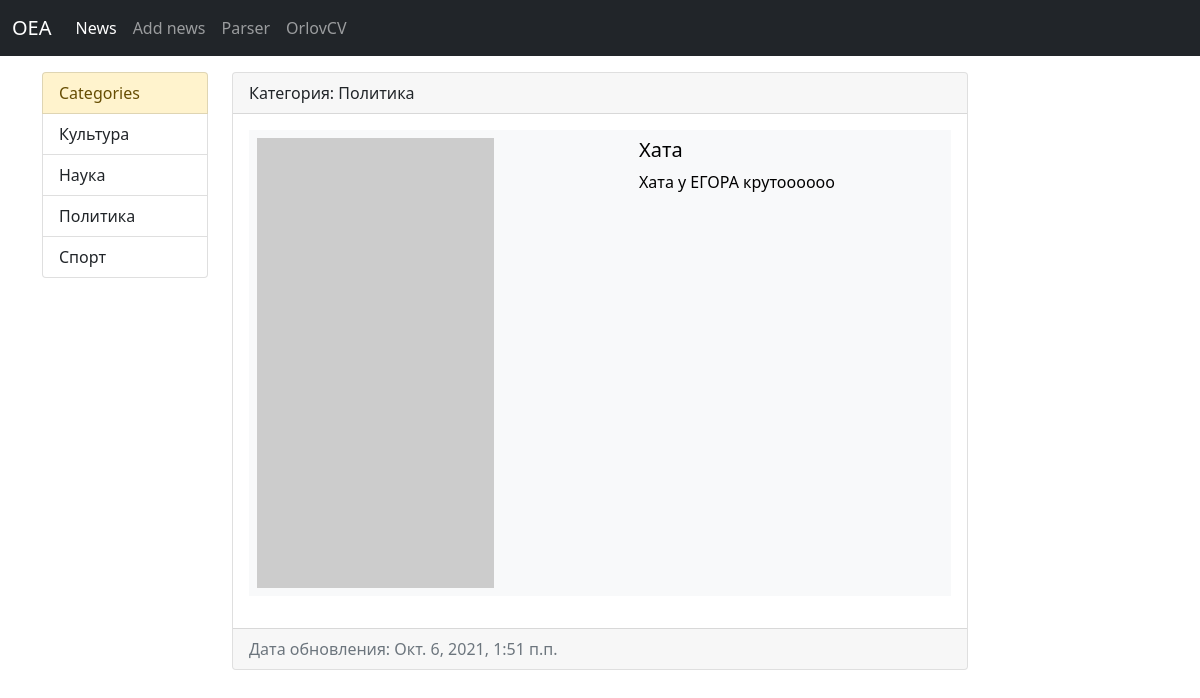
Screenshot of /news/8/ with the database file from the repository.
### news/models.py (models this page shows, shortened)
class Category(models.Model):
    title = models.CharField(max_length=150, db_index=True, verbose_name='Категория')
    def get_absolute_url(self):
        return reverse('cat', kwargs={'category_id': self.pk})
    def __str__(self):
        return self.title
    class Meta:
        verbose_name = 'Категория'
        verbose_name_plural = 'Категории'
        ordering = ['title']

class News(models.Model):
    title = models.CharField(max_length=150, verbose_name='Название') #Created field text
    content = models.TextField(blank=True, verbose_name='Контент') #Created field discription news, blank=True it's mean field can be empty
    creat_at = models.DateTimeField(auto_now_add=True, verbose_name='Дата публикации') #Created fied date-time when news added o site and after not changed
    update_at = models.DateTimeField(auto_now=True, verbose_name='Дата обновления') #Created field date-time when news updates and writing new date-time
    photo = models.ImageField(upload_to='photos/%Y/%m/%d/', verbose_name='Фото', blank=True) #Created field sorted by Year, month, day
    published = models.BooleanField(default=True, verbose_name='Статус') #Created filed true or false
    category = models.ForeignKey('Category', on_delete=models.PROTECT, verbose_name='Категория')
    class Meta:
        verbose_name = "Новость" #Вербовка имени единственного числа
        verbose_name_plural = 'Новости' #Вербовка имени множественного числа
        ordering = ['-creat_at', 'title'] #Сортировка сначала по дате если одинаковы то по title

### news/views.py (the view)
# urls.py: path('news/<int:news_id>/', view_news, name='view_news'),
def view_news(request, news_id):
    news_item = get_object_or_404(News, pk=news_id)
    return render(request, 'news/view_news.html', {'news_item':news_item})

### news/templatetags/news_tags.py (called while the page is built)
@register.simple_tag(name='get_categories')
def get_categories():
    return Category.objects.all()

@register.inclusion_tag('news/list_categories.html')
def show_categories():
    categories = Category.objects.all()
    return {'categories': categories}

### news/templates/news/view_news.html (shortened to what this page needs)
{% extends 'base.html' %}
{% block sidebar %}
{% include 'inc/_sidebar.html' %}
{% endblock %}
{% block content %}
<div class="col-md-8">
    <div class="card mb-3">
        <div class="card-header">
            Категория: <a href="{{ news_item.category.get_absolute_url }}" class="text-decoration-none text-dark">{{ news_item.category }}<a>
        </div>
        <div class="card-body">
            <div class="media">
                <table class="table table-borderless table-light">
                    <tr>
                        <td>
                            {% if news_item.photo %}
                                <img src="{{ news_item.photo.url }}" alt="No photo" width="450" class="mr-3" >
                            {% else %}
                                <img src="https://picsum.photos/id/237/450/350" alt="No photo" class="mr-3">
                            {% endif %}
                        </td>
                        <td>
                            <div class="media-body">
                                <h5 class="card-title">{{ news_item.title }}</h5>
                                <p class="card-text">{{ news_item.content }}</p>
                            </div>
                        </td>
                    </tr>
                </table>
            </div>
        </div>
        <div class="card-footer text-muted">
            Дата обновления: {{ news_item.update_at }}
        </div>
    </div>
</div>
{% endblock %}

### templates/inc/_sidebar.html
{% load news_tags %}
<div class="list-group">
    {% get_categories as categories %}
    <a href="#" class="list-group-item list-group-item-action list-group-item-warning" aria-current="true">Categories</a>
    {% for i in categories %}
    <a href="{% url 'cat' i.pk %}" class="list-group-item list-group-item-action">{{ i.title }}</a>
    {% endfor %}
</div>
<br>

### rows the page displays
Category: title "Культура"
Category: title "Наука"
Category: title "Политика"
Category: title "Спорт"
News: category "Политика", title "Хата", content "Хата у ЕГОРА крутоооооо", update_at "Окт. 6, 2021, 1:51 п.п."
